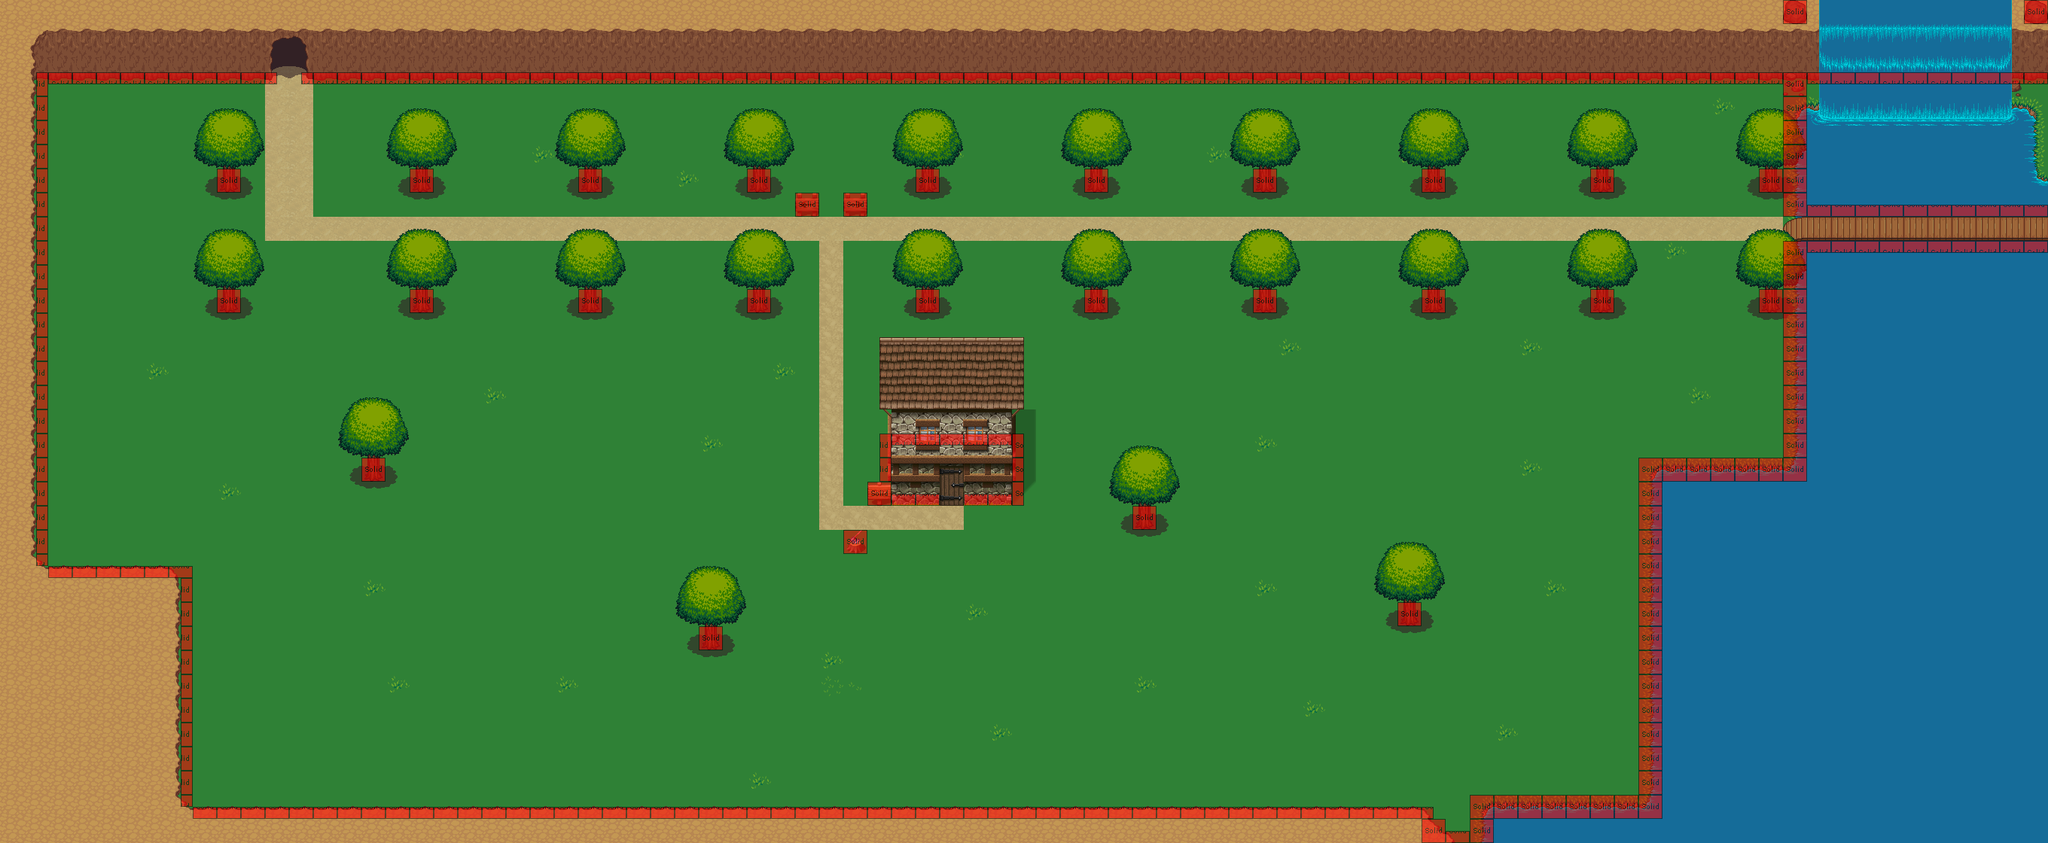

The image is a tile-based game level rendered from a .tmx file. Its description and source (layers, tilesets, objects; grid data summarised) follow:
An orthogonal 85x35 tile map with 32x32 px tiles, 6 tile layers (ground, mountain, rock & light, bridge & trunk & housebottom & panel, ...), 14 tilesets and 6 objects (3x change-map, 2x panel, stairr).

<map version="1.0" orientation="orthogonal" width="85" height="35" tilewidth="32" tileheight="32">
 <tileset firstgid="1" name="Grass" tilewidth="32" tileheight="32">
  <image source="tuiles/grass.png" width="96" height="192" />
 </tileset>
 <tileset firstgid="19" name="Water1" tilewidth="32" tileheight="32">
  <image source="tuiles/water.png" width="96" height="192" />
 </tileset>
 <tileset firstgid="37" name="Water " tilewidth="32" tileheight="32">
  <image source="tuiles/waterfall.png" width="96" height="160" />
 </tileset>
 <tileset firstgid="52" name="mountains" tilewidth="32" tileheight="32">
  <image source="tuiles/mountains.png" width="384" height="288" />
 </tileset>
 <tileset firstgid="160" name="trunk " tilewidth="32" tileheight="32">
  <image source="tuiles/trunk.png" width="192" height="96" />
 </tileset>
 <tileset firstgid="178" name="tree top" tilewidth="32" tileheight="32">
  <image source="tuiles/treetop.png" width="192" height="224" />
 </tileset>
 <tileset firstgid="220" name="bridges" tilewidth="32" tileheight="32">
  <image source="tuiles/bridges.png" width="192" height="224" />
 </tileset>
 <tileset firstgid="262" name="Logic" tilewidth="32" tileheight="32">
  <image source="tuiles/logic.png" width="160" height="160" />
 </tileset>
 <tileset firstgid="287" name="watergrass" tilewidth="32" tileheight="32">
  <image source="tuiles/watergrass.png" width="96" height="192" />
 </tileset>
 <tileset firstgid="305" name="path" tilewidth="32" tileheight="32">
  <image source="tuiles/SF_Outside_A5.png" width="384" height="768" />
 </tileset>
 <tileset firstgid="593" name="house1" tilewidth="32" tileheight="32">
  <image source="tuiles/house1.png" width="512" height="512" />
 </tileset>
 <tileset firstgid="849" name="housewall" tilewidth="32" tileheight="32">
  <image source="tuiles/housewall.png" width="256" height="224" />
 </tileset>
 <tileset firstgid="905" name="housewall2" tilewidth="32" tileheight="32">
  <image source="tuiles/housewall2.png" width="512" height="512" />
 </tileset>
 <tileset firstgid="1161" name="Panel" tilewidth="32" tileheight="32">
  <image source="tuiles/panel.png" width="512" height="512" />
 </tileset>
 <layer name="ground" width="85" height="35">
  <data>[2975 cells, 2975 non-empty, 14 distinct tile ids]</data>
 </layer>
 <layer name="mountain" width="85" height="35">
  <data>[2975 cells, 579 non-empty, 17 distinct tile ids]</data>
 </layer>
 <layer name="rock &amp; light" width="85" height="35">
  <data>[2975 cells, 4 non-empty, 2 distinct tile ids]</data>
 </layer>
 <layer name="bridge &amp; trunk &amp; housebottom &amp; panel" width="85" height="35">
  <data>[2975 cells, 247 non-empty, 29 distinct tile ids]</data>
 </layer>
 <layer name="waterfall &amp; treetop &amp; housetop" width="85" height="35">
  <data>[2975 cells, 305 non-empty, 59 distinct tile ids]</data>
 </layer>
 <layer name="logic" width="85" height="35" opacity="0.55">
  <data>[2975 cells, 281 non-empty, 8 distinct tile ids]</data>
 </layer>
 <objectgroup name="trigger" width="85" height="35" opacity="0.85">
  <object name="go sandmap" type="change-map" x="2661" y="282" width="55" height="46">
   <properties>
    <property name="dest-map" value="Sandmap.tmx" />
    <property name="dest-x" value="50" />
    <property name="dest-y" value="300" />
   </properties>
  </object>
  <object name="go-house" type="change-map" x="1248" y="618" width="32" height="53">
   <properties>
    <property name="dest-map" value="Home.tmx" />
    <property name="dest-x" value="944" />
    <property name="dest-y" value="672" />
   </properties>
  </object>
  <object type="panel" x="1056" y="288" width="31" height="15">
   <properties>
    <property name="direction" value="0" />
    <property name="text" value="Camp d'entrainement" />
   </properties>
  </object>
  <object type="panel" x="1121" y="287" width="31" height="16">
   <properties>
    <property name="direction" value="1" />
    <property name="text" value="Désert désertique" />
   </properties>
  </object>
  <object name="go Cave" type="change-map" x="359" y="96" width="45" height="14">
   <properties>
    <property name="dest-map" value="Cave.tmx" />
    <property name="dest-x" value="400" />
    <property name="dest-y" value="893" />
   </properties>
  </object>
  <object name="stair" type="stairr" x="2372" y="282" width="15" height="54" />
 </objectgroup>
</map>
